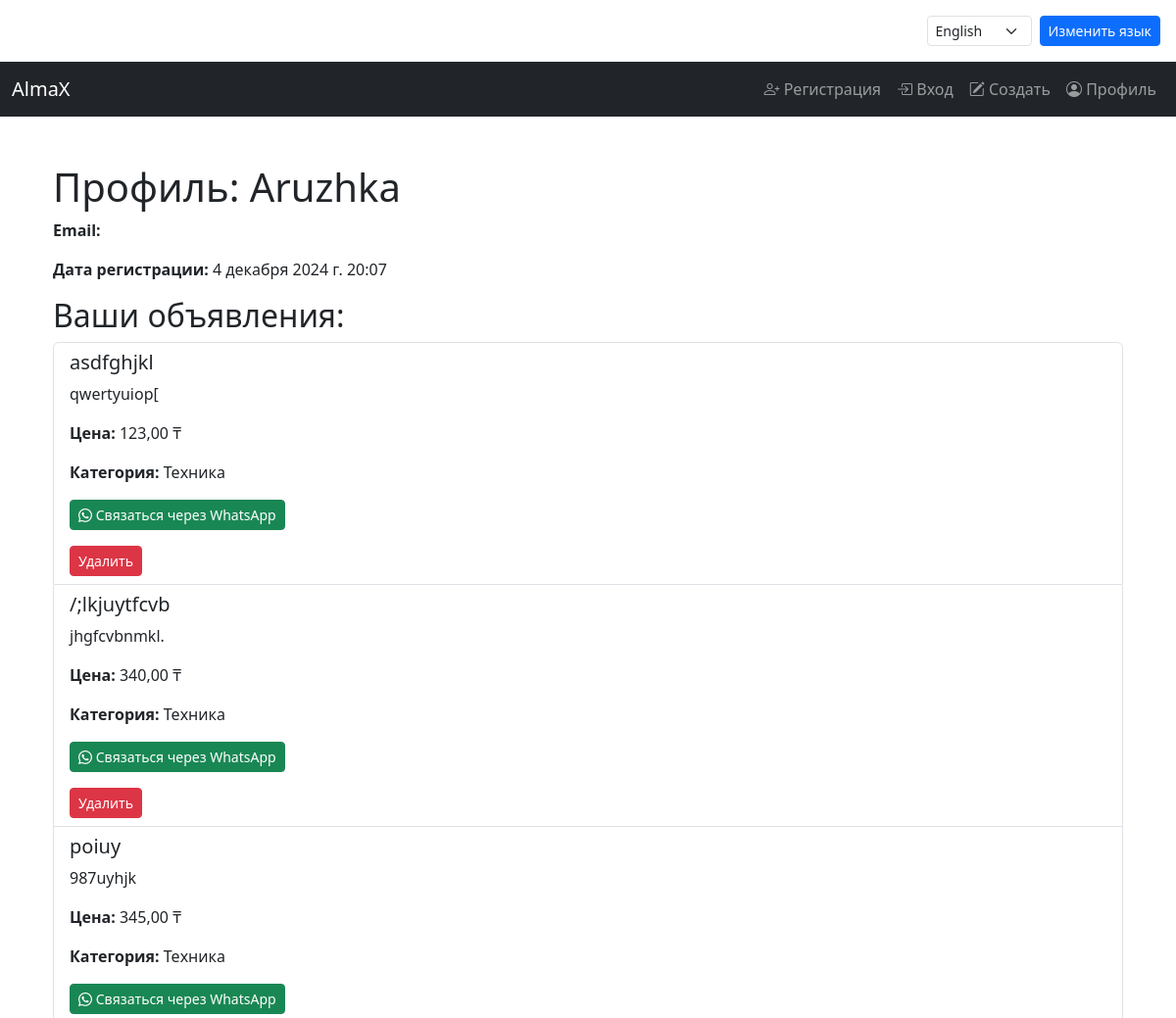
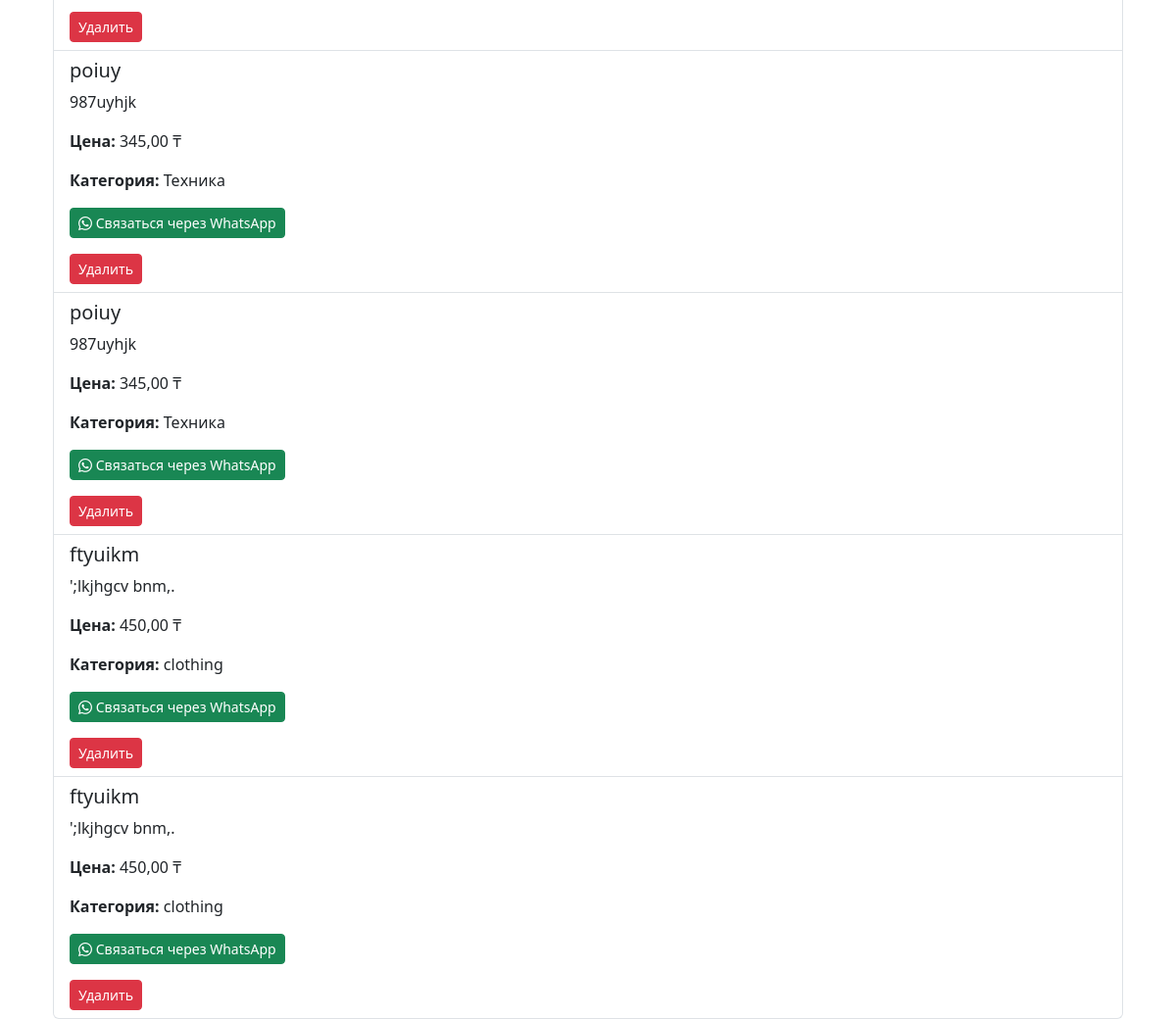
The app's page /ru/users/profile/ (signed in) with its own data (2 pictures, top to bottom).
### users/models.py (models this page shows, shortened)
class CustomUser(AbstractUser):
    groups = models.ManyToManyField(
        Group,
        related_name='customuser_set',
        blank=True,
        verbose_name='groups'
    )
    user_permissions = models.ManyToManyField(
        Permission,
        related_name='customuser_permissions',
        blank=True,
        verbose_name='user permissions'
    )
    phone_number = models.CharField(max_length=15, blank=True, null=True)
    address = models.TextField(blank=True, null=True)

### ads/models.py (models this page shows, shortened)
class Ad(models.Model):
    CATEGORY_CHOICES = [
        ('technics', 'Техника'),
        ('clothes', 'Одежда'),
        ('services', 'Услуги'),
        ('trend', 'Тренд'),
        ('tickets_and_others', 'Билеты и другое'),  # Привёл к корректному виду для slug
    ]
    title = models.CharField(max_length=200, verbose_name="Заголовок")
    description = models.TextField(verbose_name="Описание")
    price = models.DecimalField(max_digits=10, decimal_places=2, verbose_name="Цена")
    category = models.CharField(
        max_length=50,
        choices=CATEGORY_CHOICES,
        default='tickets_and_others',
        verbose_name="Категория"
    )
    image = models.ImageField(
        upload_to='ad_images/',
        blank=True,
        null=True,
        verbose_name="Изображение"
    )
    whatsapp_number = models.CharField(
        max_length=15,
        blank=True,
        null=True,
        verbose_name="WhatsApp номер"
    )
    is_paid = models.BooleanField(default=False, verbose_name="Оплачено")
    created_at = models.DateTimeField(auto_now_add=True, verbose_name="Дата создания")
    kaspi_name = models.CharField(
        max_length=255,
        blank=True,
        null=True,
        verbose_name="Имя в Kaspi"
    )
    user = models.ForeignKey(
        User,
        on_delete=models.CASCADE,
        related_name='ads',
        verbose_name="Пользователь"
    )
    class Meta:
        verbose_name = "Объявление"
        verbose_name_plural = "Объявления"
        ordering = ['-created_at']

### users/views.py (the view)
# urls.py: path('profile/', profile, name='profile'),
@login_required
def profile(request):
    user_ads = Ad.objects.filter(user=request.user)  # Фильтр объявлений по пользователю
    return render(request, 'users/profile.html', {'user_ads': user_ads})

### users/templates/users/profile.html (shortened to what this page needs)
{% extends 'base.html' %}
{% load i18n %}
{% block content %}
<div class="container mt-5">
    <h1>{% trans "Профиль:" %} {{ user.username }}</h1>
    <p><strong>{% trans "Email:" %}</strong> {{ user.email }}</p>
    <p><strong>{% trans "Дата регистрации:" %}</strong> {{ user.date_joined }}</p>
    <h2>{% trans "Ваши объявления:" %}</h2>
    {% if user_ads %}
        <ul class="list-group">
            {% for ad in user_ads %}
            <li class="list-group-item">
                <h5>{{ ad.title }}</h5>
                <p>{{ ad.description }}</p>
                <p><strong>{% trans "Цена:" %}</strong> {{ ad.price }} ₸</p>
                <p><strong>{% trans "Категория:" %}</strong> {{ ad.get_category_display }}</p>
                <p>
                    <a href="https://wa.me/{{ ad.whatsapp_number }}" class="btn btn-success btn-sm" target="_blank">
                        <i class="bi bi-whatsapp"></i> {% trans "Связаться через WhatsApp" %}
                    </a>
                </p>
                {% if ad.user == request.user %}
                <form method="POST" action="{% url 'delete_ad' ad.id %}" style="display: inline;">
                    <button type="submit" class="btn btn-danger btn-sm"
                            onclick="return confirm('{% blocktrans %}Вы уверены, что хотите удалить это объявление?{% endblocktrans %}');">
                        {% trans "Удалить" %}
                    </button>
                </form>
                {% endif %}
            </li>
            {% endfor %}
        </ul>
    {% else %}
        <p>{% trans "У вас пока нет объявлений." %}</p>
    {% endif %}
</div>
{% endblock %}

### records on screen
CustomUser: username "Aruzhka", date_joined "4 декабря 2024 г. 20:07"
Ad: title "asdfghjkl", description "qwertyuiop[", price "123,00", category "Техника"
Ad: title "/;lkjuytfcvb", description "jhgfcvbnmkl.", price "340,00", category "Техника"
Ad: title "poiuy", description "987uyhjk", price "345,00", category "Техника"
Ad: title "poiuy", description "987uyhjk", price "345,00", category "Техника"
Ad: title "poiuy", description "987uyhjk", price "345,00", category "Техника"
Ad: title "ftyuikm", description "';lkjhgcv bnm,.", price "450,00", category "clothing"
Ad: title "ftyuikm", description "';lkjhgcv bnm,.", price "450,00", category "clothing"
